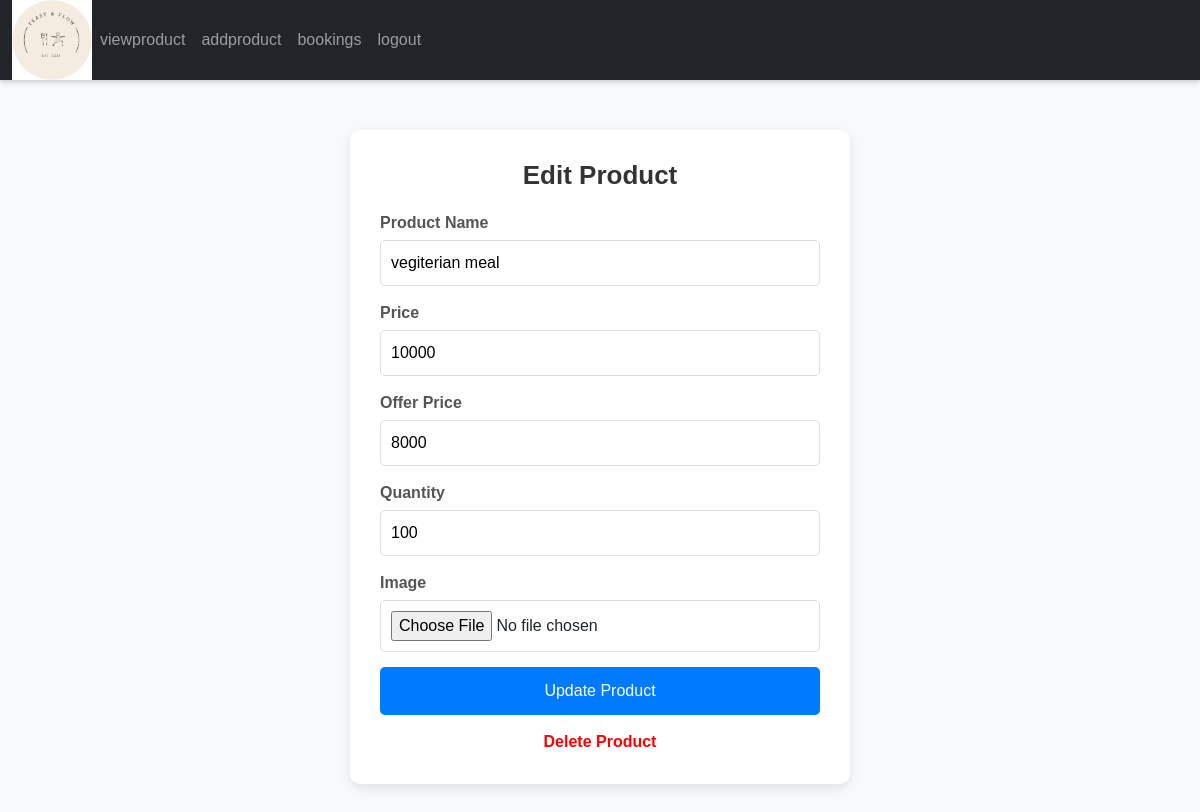
Screenshot of /edit/1 with the database file from the repository.
### app/models.py (models this page shows, shortened)
class Product(models.Model):
    shop = models.ForeignKey(Shopreg,on_delete=models.CASCADE)
    name = models.TextField()
    discription = models.TextField()
    price = models.IntegerField()
    quantity = models.IntegerField()
    offerprice = models.IntegerField()
    image = models.FileField()

### app/views.py (the view, shortened to what this page needs)
# urls.py: path('edit/<int:id>',views.edit),
def edit(req,id):
    data=Product.objects.get(pk=id)
    return render(req,'shop/edit.html',{'data':data})

### templates/shop/edit.html (shortened to what this page needs)
<!DOCTYPE html>
<html lang="en">
<head>
    <link href="https://cdn.jsdelivr.net/npm/bootstrap@5.3.3/dist/css/bootstrap.min.css" rel="stylesheet">
</head>
<body>
    <nav id="nav" class="navbar navbar-expand-sm navbar-dark bg-dark">
      <div class="container-fluid">
        <a href="../viewpro" class="logo"  >
          <img src="../static/images.jpg" alt="logo" width="80px">
        </a>
        <div class="collapse navbar-collapse" id="mynavbar">
          <ul class="navbar-nav me-auto">
            <li class="nav-item">
              <a class="nav-link" href="../viewpro">viewproduct</a>
            </li>
          <li class="nav-item">
            <a class="nav-link" href="../addpro">addproduct</a>
          </li>
        <li class="nav-item">
          <a class="nav-link" href="../bookinghistry">bookings</a>
        </li>
            <li class="nav-item">
              <a class="nav-link" href="../logout">logout</a>
            </li>
          </ul>
        </div>
      </div>
    </nav>
    <div class="edit-card">
        <h2>Edit Product</h2>
        <form action="" method="post" enctype="multipart/form-data">
            <label for="name">Product Name</label>
            <input type="text" name="name" value="{{data.name}}" placeholder="Enter product name">
            <label for="price">Price</label>
            <input type="number" name="price" value="{{data.price}}" placeholder="Enter price">
            <label for="offerprice">Offer Price</label>
            <input type="number" name="offerprice" value="{{data.offerprice}}" placeholder="Enter offer price">
            <label for="quantity">Quantity</label>
            <input type="number" name="quantity" value="{{data.quantity}}" placeholder="Enter quantity">
            <label for="image">Image</label>
            <input type="file" name="image">
            <button type="submit" class="btn-submit">Update Product</button>
        </form>
        <a href="../delete/{{data.pk}}" class="btn-delete">Delete Product</a>
    </div>
</body>
</html>

### templates/shop/edit.html (style rules this page uses)
body { background-color: #f8f9fa; font-family: Arial, sans-serif; }
.navbar { box-shadow: 0 2px 5px rgba(0, 0, 0, 0.2); height: 80px; }
.edit-card { max-width: 500px; margin: 50px auto; background: white; padding: 30px; border-radius: 10px; box-shadow: 0 4px 12px rgba(0, 0, 0, 0.1); }
.edit-card h2 { text-align: center; color: #333; font-size: 26px; font-weight: bold; margin-bottom: 20px; }
.edit-card label { font-weight: 600; margin-bottom: 5px; color: #555; }
.edit-card input { width: 100%; padding: 10px; margin-bottom: 15px; border: 1px solid #ddd; border-radius: 5px; }
.btn-submit { width: 100%; padding: 12px; background-color: #007BFF; border: none; border-radius: 5px; color: white; font-size: 16px; cursor: pointer; transition: 0.3s; }
.btn-delete { display: block; text-align: center; margin-top: 15px; color: red; font-weight: bold; text-decoration: none; transition: 0.3s; }

### rows the page displays
Product: name "vegiterian meal", price "10000", offerprice "8000", quantity "100"
